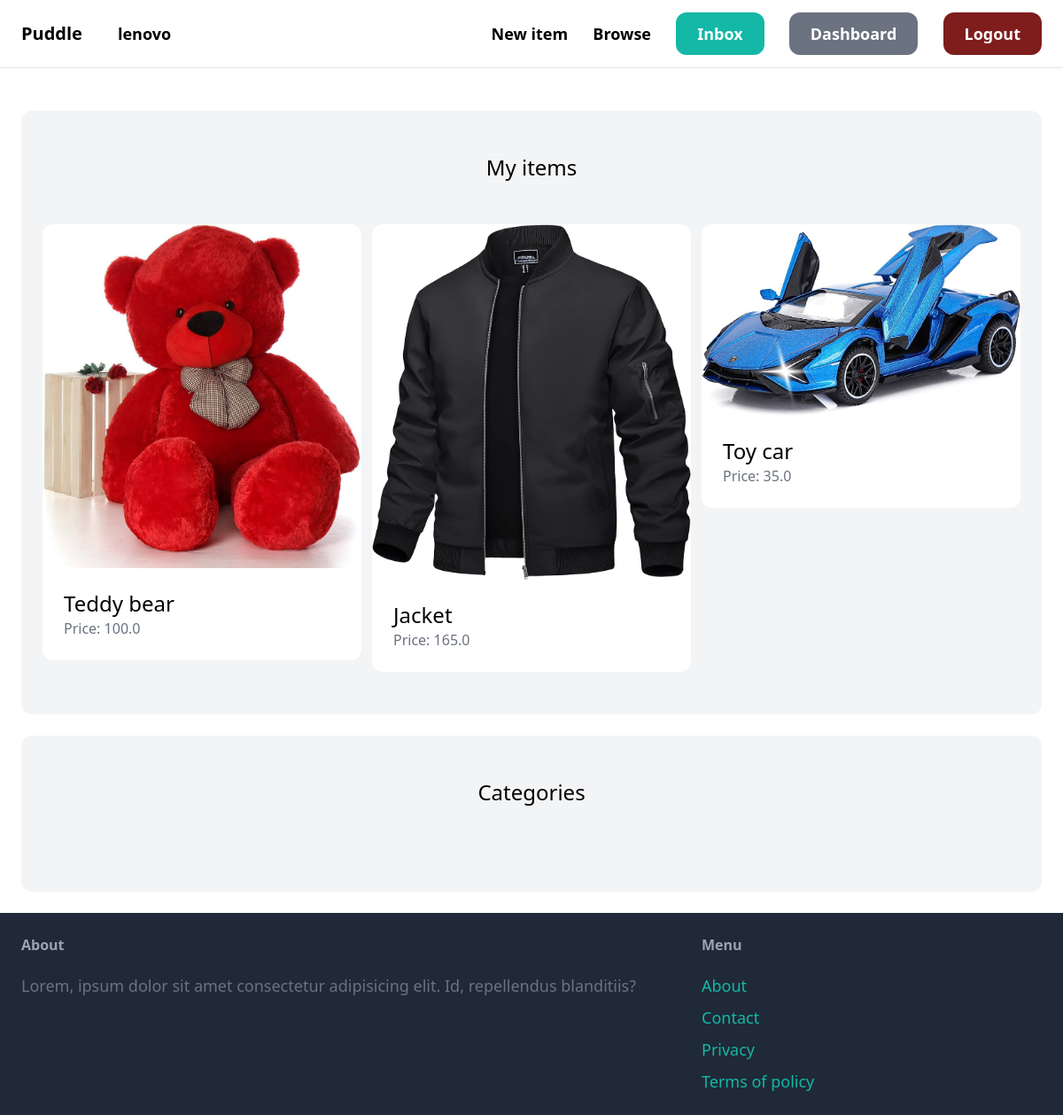
Before: /dashboard/ (signed in) with the older database file.
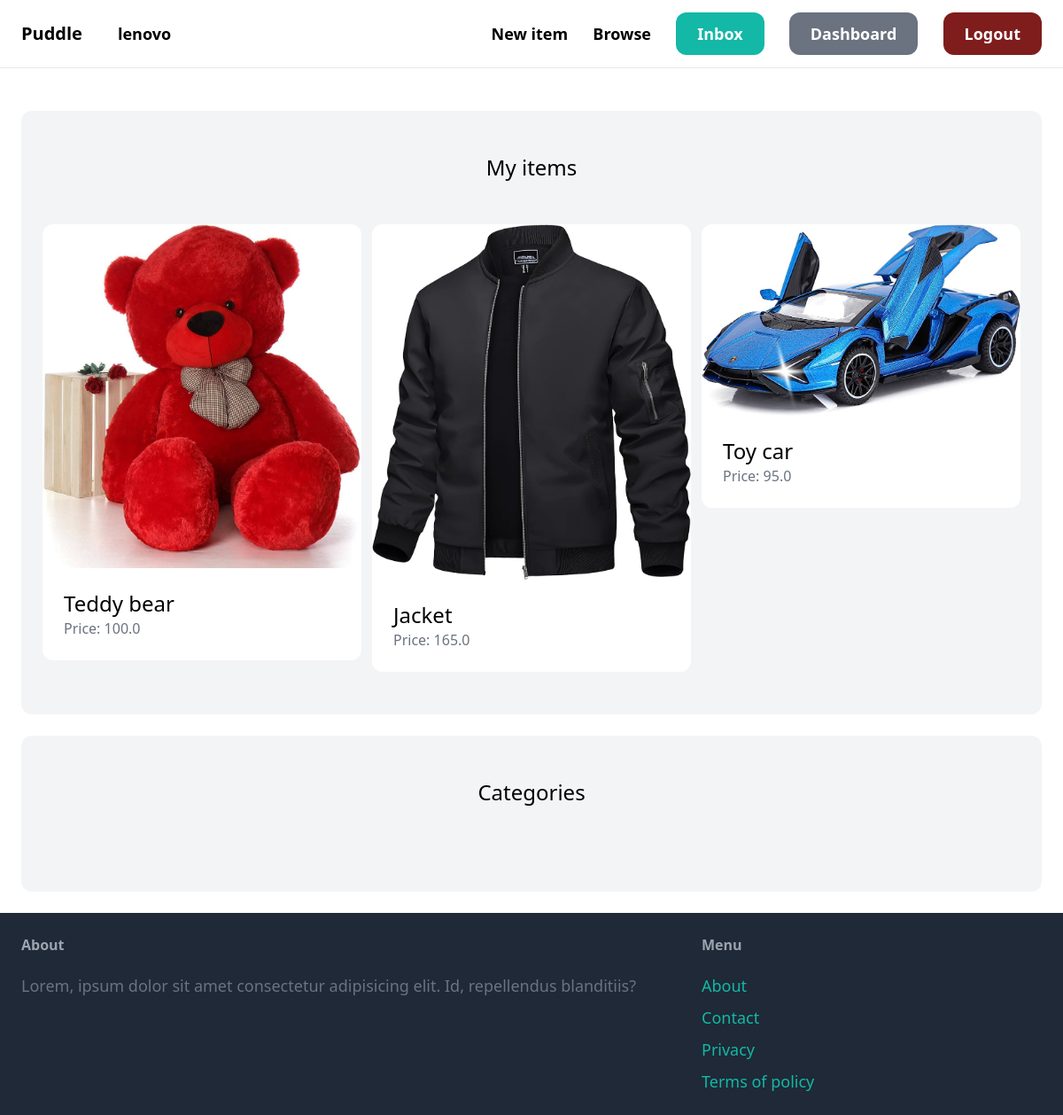
After: the same page with the newer database file.
### item/models.py (models this page shows, shortened)
class Item(models.Model):
    category= models.ForeignKey(Category, related_name='items', on_delete=models.CASCADE)
    name= models.CharField(max_length=255)
    description = models.TextField(blank=True, null=True)
    price = models.FloatField()
    image = models.ImageField(upload_to='item_images', blank=True, null=True)
    is_sold = models.BooleanField(default=False)
    created_by = models.ForeignKey(User, related_name = 'items', on_delete=models.CASCADE)
    created_at = models.DateTimeField(auto_now_add=True)

### dashboard/views.py (the view)
# urls.py: path('', views.index, name='index'),
@login_required
def index(request):
    items = Item.objects.filter(created_by=request.user)
    return render(request,'dashboard/index.html',{
        'items':items
    })

### dashboard/templates/dashboard/index.html (shortened to what this page needs)
{% extends "core/base.html" %}
{% block content %}
    <div class="mt-6 px-6 py-12 bg-gray-100 rounded-xl">
        <h2 class="mb-12 text-2xl text-center">My items</h2>
        <div class="grid grid-cols-3 gap-3">
            {% for item in items %}
            <div>
                <a href="{% url 'item:detail' item.id %}">
                    <div>
                        <img src="{{ item.image.url }}" class='rounded-t-xl' alt="">
                    </div>
                    <div class="p-6 bg-white rounded-b-xl">
                        <h2 class="text-2xl">{{ item.name }}</h2>
                        <p class="text-gray-500">Price: {{ item.price }}</p>
                    </div>
                </a>
            </div>
            {% endfor %}
        </div>
    </div>
    <div class="mt-6 px-6 py-12 bg-gray-100 rounded-xl">
        <h2 class="mb-12 text-2xl text-center">Categories</h2>
    </div>
{% endblock %}

Changed rows visible on the page:
changed Item "Toy car": price "35.0" → "95.0"
